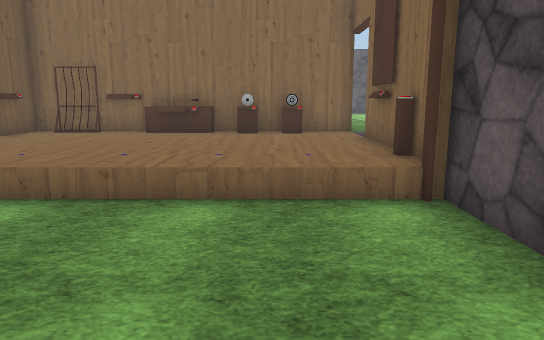
[1] (above)

18 first-person views from a walk through a 3-D level made in the Unity game engine. The camera is 1.4 m above the floor, tilts 10° down and sees 70° across. The floor is counted in squares, 1 m on a side. Each view is taken from the middle of a square. On the plan, view 1 faces up. The plan holds only what a view shows up to about 16 squares ahead; the rest is blank. The place goes on beyond the plan. The player character is not drawn. Some animated figures are left out. Door leaves are left out, so doorways stand open. Some surface patterns are stand-ins.

[2]
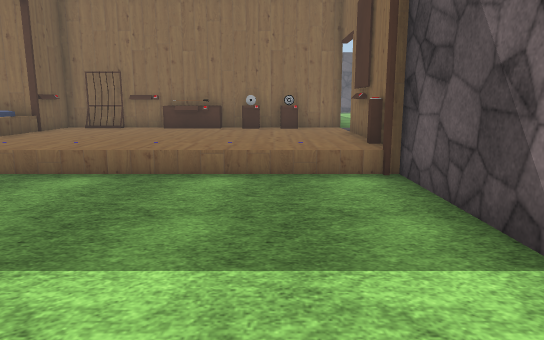

[3]
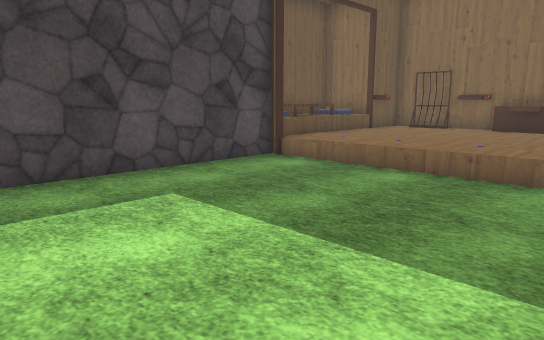

[4]
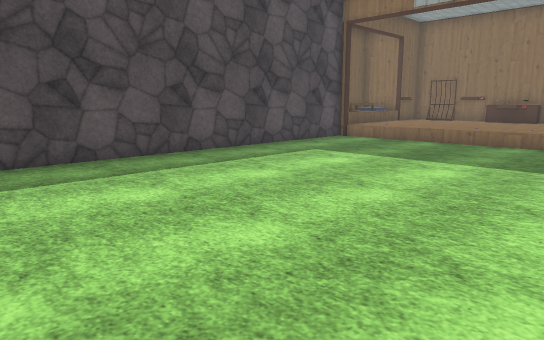

[5]
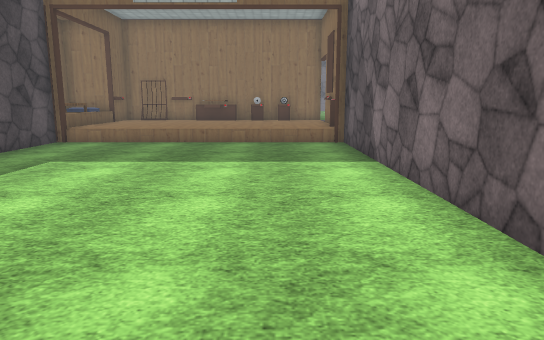

[6]
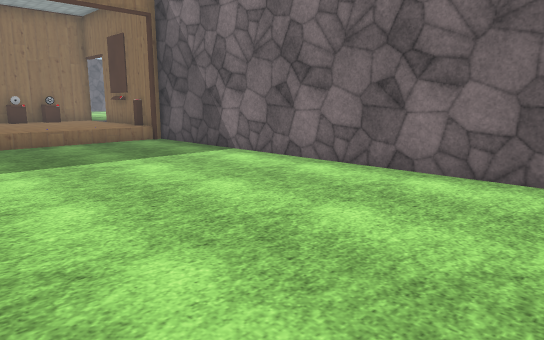

[7]
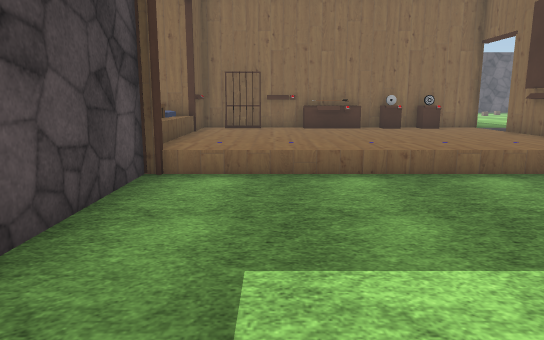

[8]
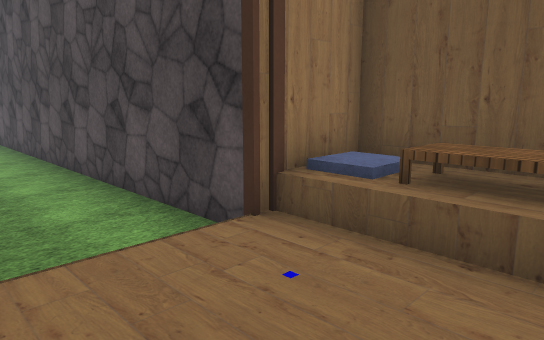

[9]
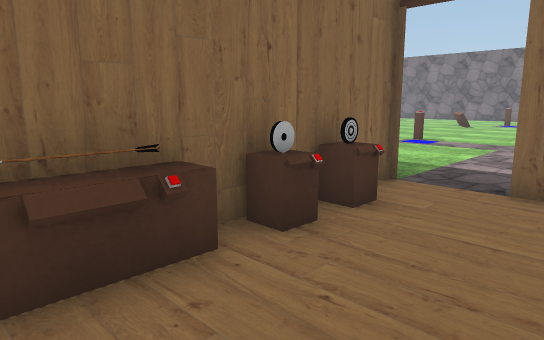

[10]
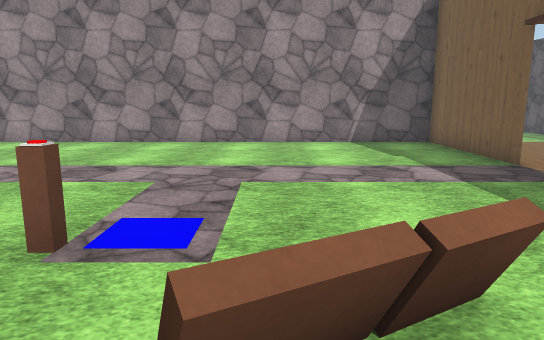

[11]
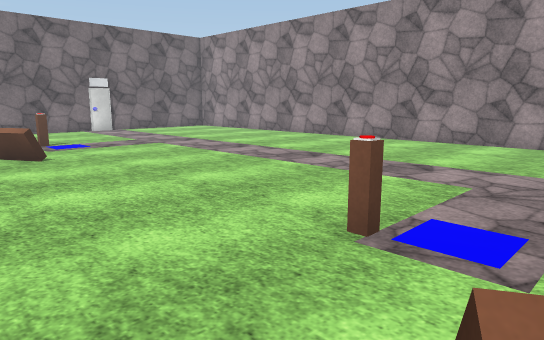

[12]
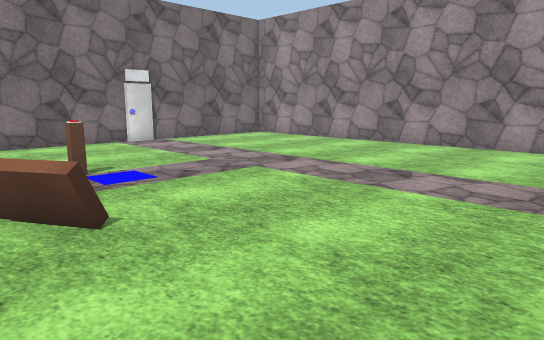

[13]
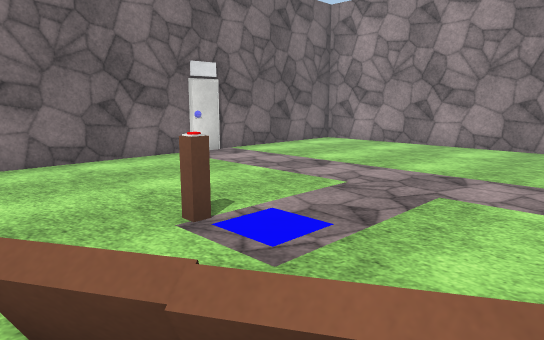

[14]
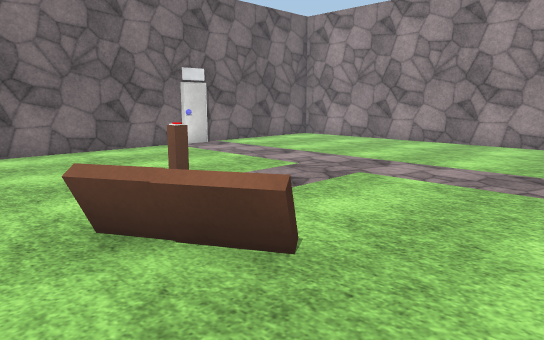

[15]
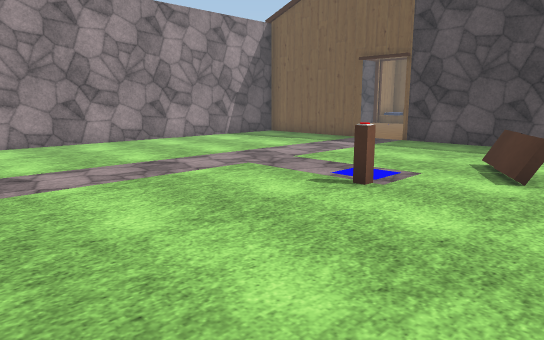

[16]
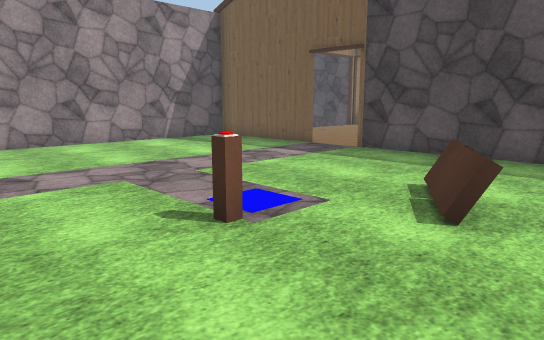

[17]
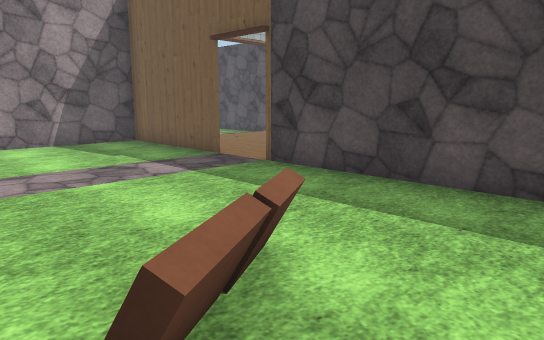

[18]
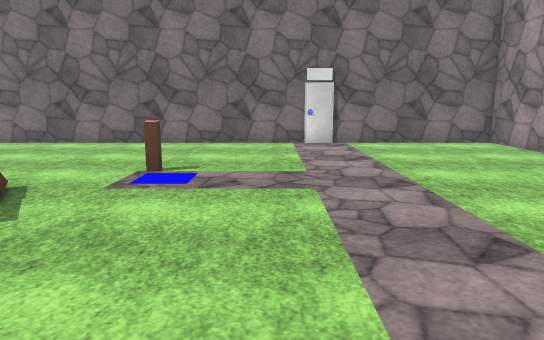

### Floor plan
Key: @ floor where view 1 was taken; # wall or solid block; . main floor; - floor 0.5 m lower than the main floor; / step, stairs or slope; D open door; = window, fence, low wall or low ledge; O other object.
Columns run from 10 left of view 1 to 28 right of it. Each row starts with its distance up from view 1.
 19                   .... .  .     ......#
 18             #.....=...........=.......#
 17             #....==.........==........#
 16             #.........................#
 15             #.......O...........O.....#
 14             #.........................#
 13   ###########.........................#
 12   #...OOOO.ODD........................#
 11 ###...................................#
 10 #//.........DD........................#
  9 #//.........#.........................#
  8 #//.........O.........................#
  7 #//.........O.........................#
  6 #//.........##........................#
  5 ###----------##########################
  4   #----------#
  3   #----------#
  2   #----------#
  1   #----------#
  0   #-------@--#
 -1   #----------#
 -2   #----------#
 -3   #----------#
 -4   #----------#
 -5   #----------#
 -6   #----------#
 -7   #----------#
 -8   #- -  --- -

Positions as (right, up) in squares from view 1, and headings:
1: (0, 0), facing up
2: (0, -2), facing up
3: (0, -2), facing up-left
4: (2, -8), facing up-left
5: (0, -8), facing up
6: (-5, -8), facing up-right
7: (-5, -2), facing up
8: (-4, 9), facing down-left
9: (-4, 9), facing up-right
10: (8, 19), facing down
11: (8, 19), facing down-right
12: (14, 18), facing down-right
13: (18, 18), facing down-right
14: (16, 19), facing down-right
15: (16, 19), facing down-left
16: (13, 19), facing down-left
17: (9, 19), facing down-left
18: (14, 13), facing right
